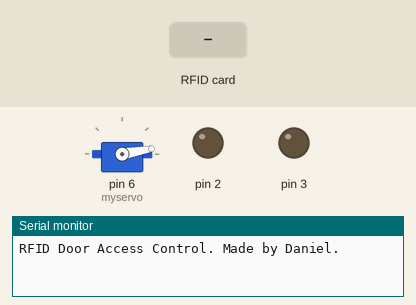
Simulated run of this sketch. Board: Arduino Uno, built with avr-gcc and run on an emulated ATmega328P. On the bench: servo, output pins drawn as LEDs (lit = HIGH), the last lines printed to the serial monitor. The test bench sets the inputs (shaded band). Pins used as bus, display or sensor lines are not drawn.

Above: at 1.2 s.
1.3 s: RFID card 5E 7A 19 C4 held to the reader
At 2.3 s:
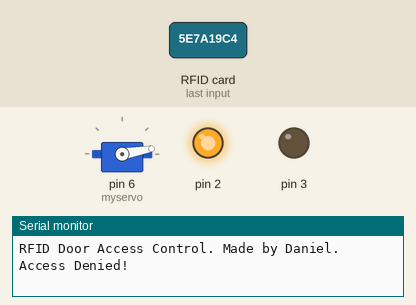
Timing chart, 0 to 4.8 s (numbered marks = the images above; inputs shaded):
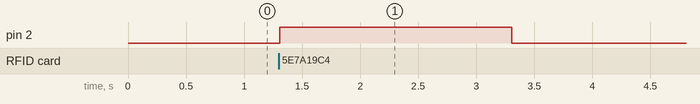

The sketch:

basic-RFID.ino
```cpp
//A thing made by Daniel. https://danielgray.me

#include <Servo.h>
#include <SPI.h>
#include <MFRC522.h>
char* myTags[100] = {"YOUR CARD UID"};
byte readCard[4];
String tagID = "";
constexpr uint8_t RST_PIN = 9;          // Configurable, see typical pin layout above
constexpr uint8_t SS_PIN = 10;         // Configurable, see typical pin layout above
Servo myservo;
MFRC522 mfrc522(SS_PIN, RST_PIN);  // Create MFRC522 instance
int accepted = 0;

void setup() {
  myservo.attach(6);
  myservo.write(10);
  Serial.begin(9600);   // Initialize serial communications with the PC
  while (!Serial);    // Do nothing if no serial port is opened (added for Arduinos based on ATMEGA32U4)
  SPI.begin();      // Init SPI bus
  mfrc522.PCD_Init();   // Init MFRC522
  Serial.println("RFID Door Access Control. Made by Daniel.");
  pinMode(3, OUTPUT);
  pinMode(2, OUTPUT);
}

void loop() {
  tagID = "";
  // Look for new cards
  if ( ! mfrc522.PICC_IsNewCardPresent()) {
    return;
  }

  // Select one of the cards
  if ( ! mfrc522.PICC_ReadCardSerial()) {
    return;
  }

    for ( uint8_t i = 0; i < 4; i++) {  // The MIFARE PICCs that we use have 4 byte UID
    readCard[i] = mfrc522.uid.uidByte[i];
    tagID.concat(String(mfrc522.uid.uidByte[i], HEX)); // Adds the 4 bytes in a single String variable
  }
  tagID.toUpperCase();
  mfrc522.PICC_HaltA(); // Stop reading
  for (int i = 0; i < 2; i++) {
    if (tagID == myTags[i]) {
    Serial.println("ACCESS GRANTED");
    openDoor();
    return;
  }
 }
if(accepted == 0) {
  digitalWrite(2, HIGH);
  Serial.println("Access Denied!");
  delay(2000);
  digitalWrite(2, LOW);
}
}

void openDoor() {
    digitalWrite(3, HIGH);
    myservo.write(180);
    delay(6000);
    digitalWrite(3, LOW);
    myservo.write(10);
}
```

Measured:
- after the input at 1.3 s, pin 2: LOW → HIGH at once, → LOW 2.0 s later
